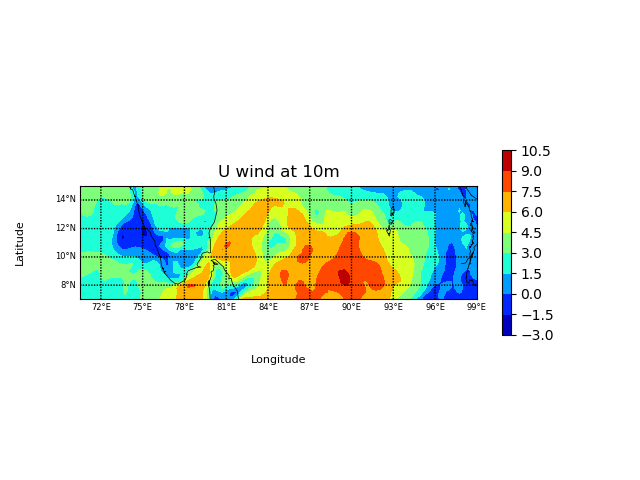

Here is the Python script that generated this plot:
########Plotting time series of rainfall at a particular location#############

###########Import necessary modules##########################

import netCDF4 as nc
import numpy as np
import matplotlib.pyplot as plt
import datetime as dt
from mpl_toolkits.basemap import Basemap

############ File to be read ####################
############ IMD Gridded Rainfall data ##########

file_name  = filename='/mnt/d/DATA/ERA5/Wind/ERA5_Wind_2019.nc'

################# open file ######################

f = nc.Dataset(file_name)
print(f)                # gives us information about the variables 
                        #contained in the file and their dimensions
                      
for var in f.variables.values():
    print(var)          # Metadata for all variables

print(f['u10'])          # Metadata of single variable

################# read variables  ################

u10   = f.variables['u10'][:]
lats = f.variables['latitude'][:]
lons = f.variables['longitude'][:]
time = f.variables['time']		# In the file for the time dimension year has been set as 2010 in all year files

#print(lons.min()," ,",lons.max())
#print(lats)
##############Subscripting over lat, lon and time###############

############Subsetting over time##############

st_date=dt.datetime(2019,6,1,0,0)	# Start date and hour
date=nc.num2date(time[:],units=time.units,calendar='standard')
istart=nc.date2index(st_date,time,calendar='standard',select='exact')


############Subsetting over lat and lon##############

latbounds = [ 7 , 30 ]	#degrees north
lonbounds = [ 70.5 , 99 ] 	# degrees east 

latselect=np.logical_and(lats>=latbounds[0],lats<=latbounds[1])
lonselect=np.logical_and(lons>=lonbounds[0],lons<=lonbounds[1])
u10sub=u10[:,latselect,:][:,:,lonselect]
U10SUB=u10sub[istart,:,:]
print(u10sub.max())
print(u10sub.shape)
print(U10SUB.shape)

###############Plotting Resources#####################

map = Basemap(projection='merc',llcrnrlon=70.5,llcrnrlat=7.,urcrnrlon=99,urcrnrlat=15.,lat_0=10.,lon_0=85.,resolution='l')

# draw coastlines, country boundaries, fill continents.
map.drawcoastlines(linewidth=0.5)
map.drawcountries(linewidth=0.5)
#map.fillcontinents(color='coral',lake_color='aqua')

# draw the edge of the map projection region (the projection limb)
#map.drawmapboundary(fill_color='aqua')

# draw lat/lon grid lines every 30 degrees.
map.drawmeridians(np.arange(0,360,3),labels=[1,0,0,1], fontsize=6)
map.drawparallels(np.arange(-90,90,2),labels=[1,0,0,1], fontsize=6)

# make up some data on a regular lat/lon grid.
Lats=lats[latselect]
Lons=lons[lonselect]
xx, yy = np.meshgrid(Lons, Lats)

# contour data over the map.
map.contourf(xx,yy,U10SUB,latlon=True,cmap='jet')
plt.xlabel('Longitude', labelpad=40, fontsize=8)
plt.ylabel('Latitude', labelpad=40, fontsize=8)

plt.colorbar(shrink=0.5)
plt.title('U wind at 10m')
plt.savefig('contour_map_basemap.png', dpi=100)
